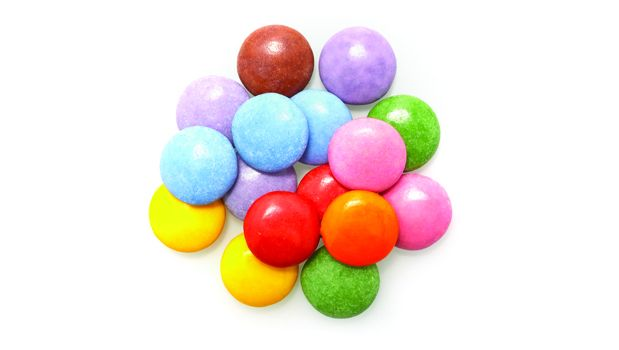
#> input picture OpenCV/images/smarties.jpg, 619 x 350 px
$ python 12-morphological-transformations.py
#> lines starting #> are read from the running program, lines starting #| are printed output that depends on the picture; after the words box and inside, x2 and y2 are one past the last pixel; in counts of white or black regions, pixels touching at a corner belong together
import numpy as np
import cv2
import matplotlib.pyplot as plt

img = cv2.imread("../images/smarties.jpg", 0)
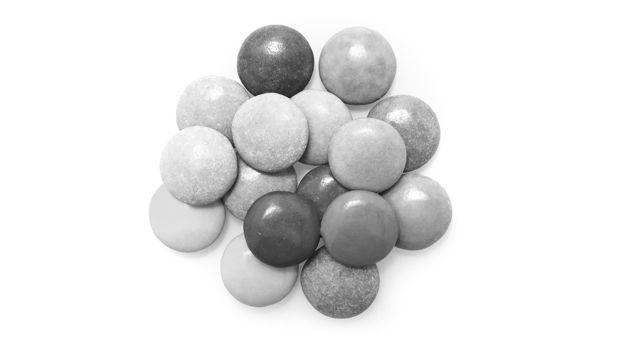
#> img: shape (350, 619); min 9, max 255, mean 229

_, th1 = cv2.threshold(img, 220, 255, cv2.THRESH_BINARY)
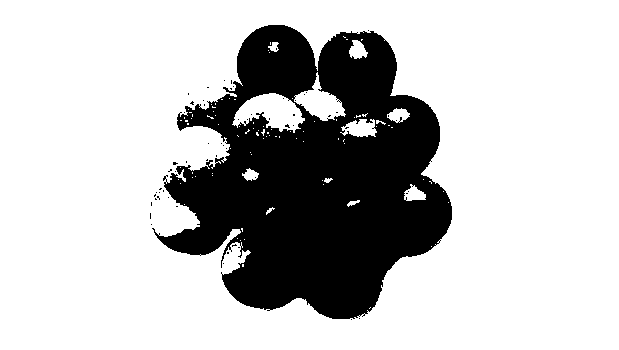
#> th1: shape (350, 619); 75.8% white; 60 black regions (59 under 20 px), largest, box (x1, y1, x2, y2) and area: (152, 25, 452, 319) 52192
kernel = np.ones((2, 2), np.uint8)
k = 1
dilation = cv2.dilate(th1, kernel, iterations=k)
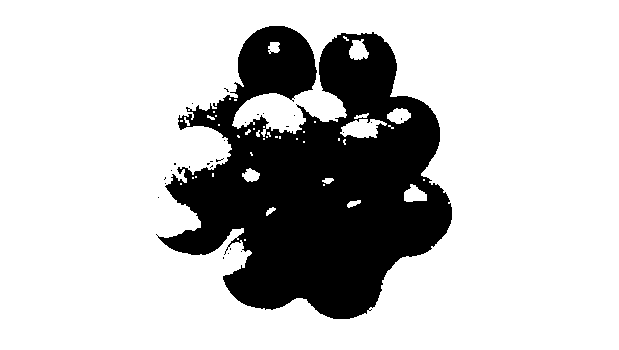
#> dilation: shape (350, 619); 76.9% white; 26 black regions (25 under 20 px), largest, box (x1, y1, x2, y2) and area: (156, 26, 452, 319) 49964
erosion = cv2.erode(th1, kernel, iterations=k)
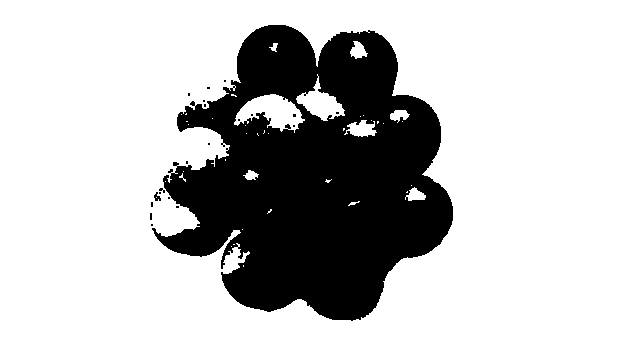
#> erosion: shape (350, 619); 74.8% white; 21 black regions (19 under 20 px), largest, box (x1, y1, x2, y2) and area: (152, 25, 453, 321) 54441, (154, 192, 161, 201) 36
opening = cv2.morphologyEx(th1, cv2.MORPH_OPEN, kernel)
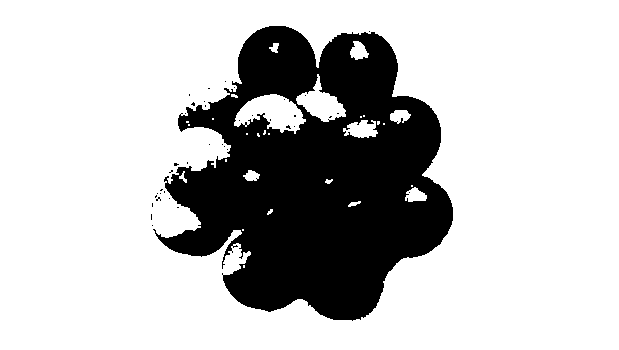
#> opening: shape (350, 619); 75.7% white; 39 black regions (38 under 20 px), largest, box (x1, y1, x2, y2) and area: (153, 26, 453, 321) 52636
closing = cv2.morphologyEx(th1, cv2.MORPH_CLOSE, kernel)
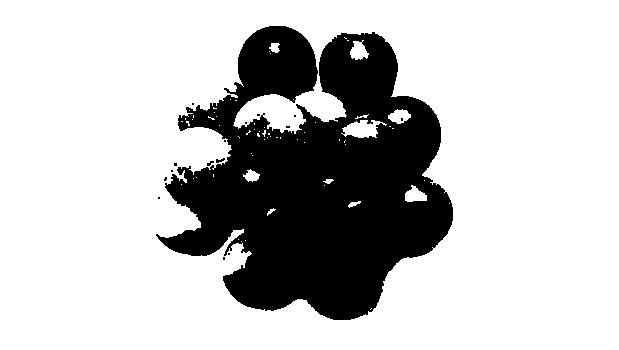
#> closing: shape (350, 619); 76% white; 16 black regions (14 under 20 px), largest, box (x1, y1, x2, y2) and area: (156, 26, 453, 320) 51862, (216, 158, 225, 163) 25
gradient = cv2.morphologyEx(th1, cv2.MORPH_GRADIENT, kernel)
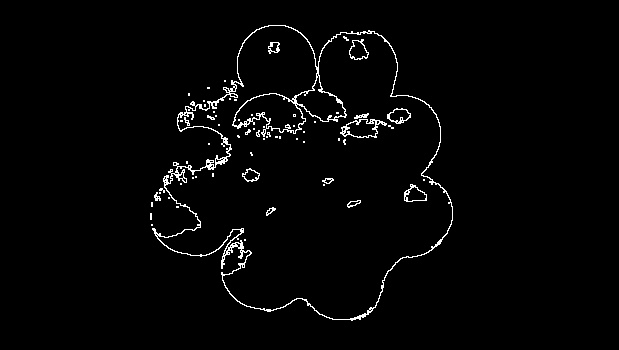
#> gradient: shape (350, 619); 2.1% white in thin lines or dots, all inside (x1, y1, x2, y2) = (150, 25, 453, 321)
titles = ["image", "mask", "dilation", "erosion", "opening", "closing", "gradient"]
images = [img, th1, dilation, erosion, opening, closing, gradient]

for i in range(7):
    plt.subplot(3, 3, i + 1)
    plt.imshow(images[i], 'gray')
    plt.title(titles[i])
    plt.xticks([])
    plt.yticks([])
plt.show()
